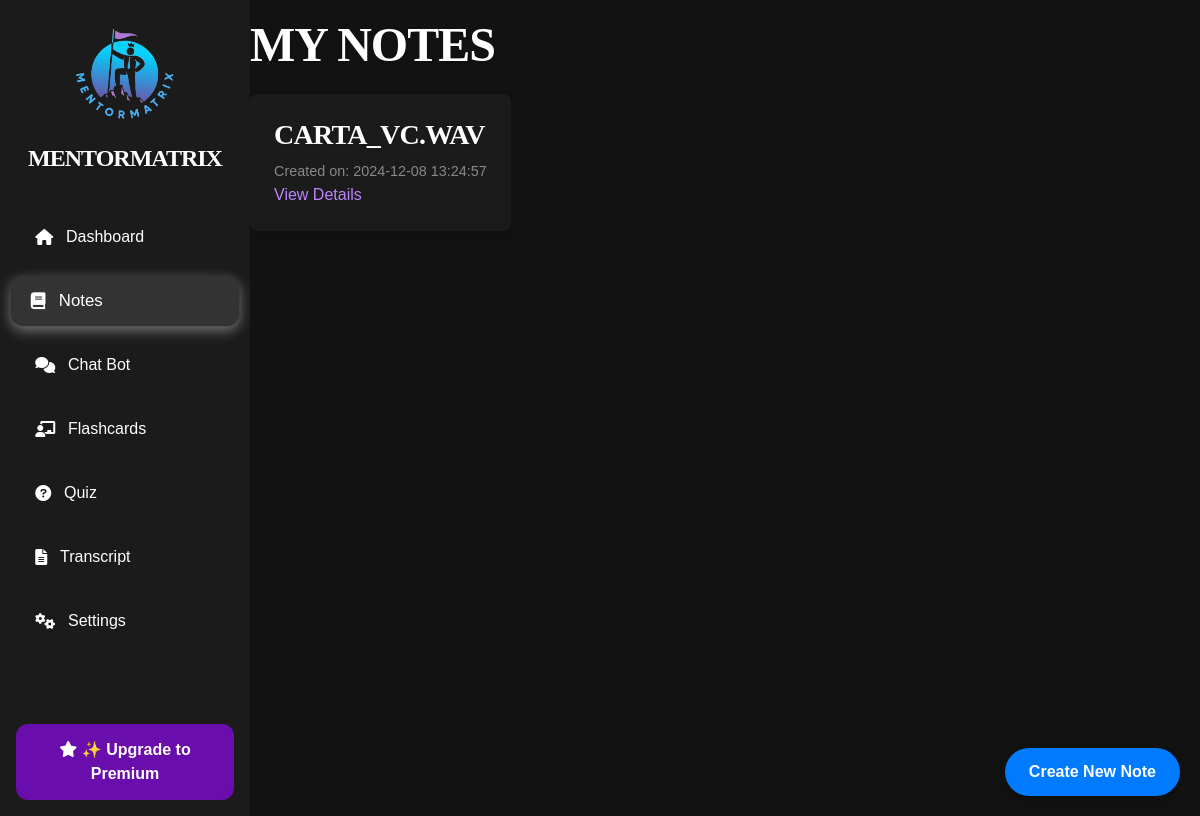
/notes, run on an earlier commit of the app's database.
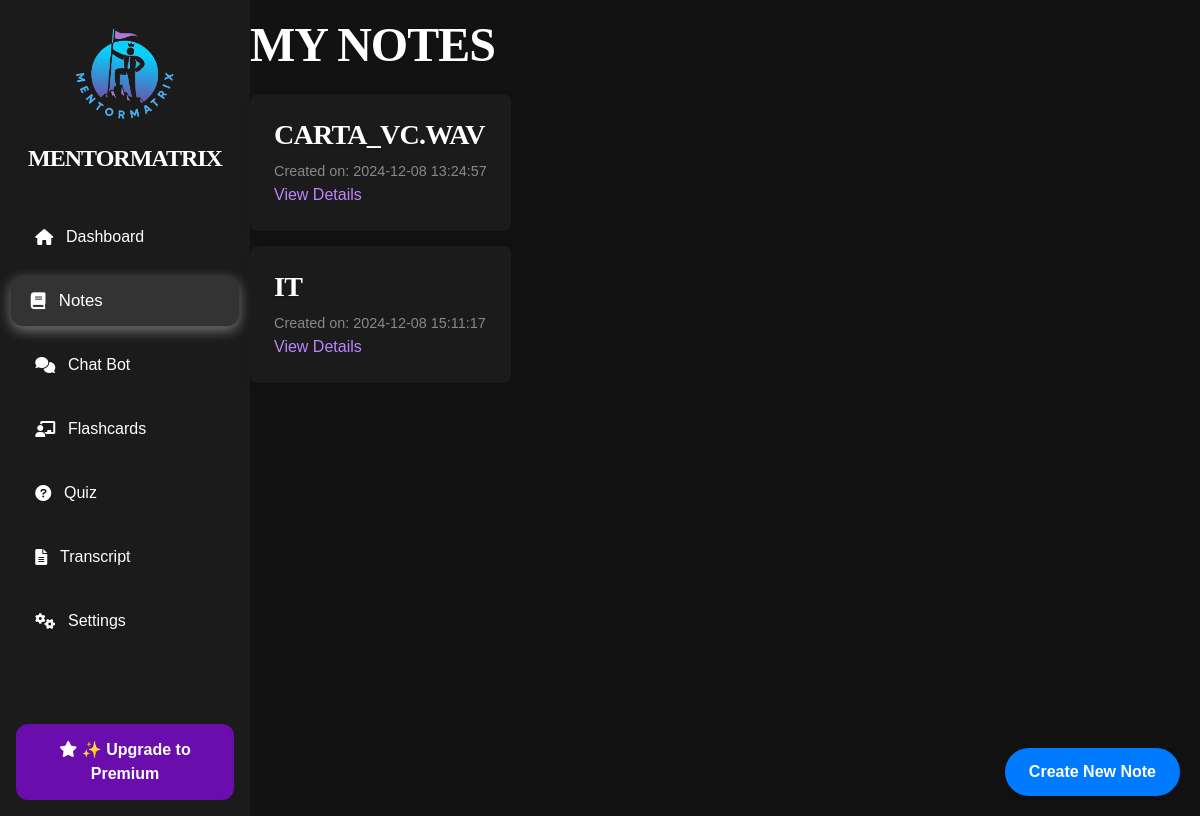
And on a later commit of the database.
### tables this page shows
CREATE TABLE notes (
                    id INTEGER PRIMARY KEY AUTOINCREMENT,
                    transcript_id INTEGER,
                    title TEXT NOT NULL,
                    content TEXT NOT NULL,
                    created_at DATETIME DEFAULT CURRENT_TIMESTAMP,
                    updated_at DATETIME DEFAULT CURRENT_TIMESTAMP,
                    FOREIGN KEY (transcript_id) REFERENCES transcripts(id) ON DELETE CASCADE);

### routes/notes.py (the view)
@notes_blueprint.route('/notes')
def notes():
    notes_data = db.execute('''
        SELECT
            notes.id,
            notes.title AS note_title,
            notes.content AS note_content,
            notes.created_at,
            files.name AS file_name,
            files.file_type,
            files.metadata,
            transcripts.title AS transcript_title
        FROM notes
        LEFT JOIN files ON notes.transcript_id = files.transcript_id
        LEFT JOIN transcripts ON notes.transcript_id = transcripts.id
    ''')
    return render_template('notes.html', notes=notes_data, current_route='notes')

### templates/notes.html (shortened to what this page needs)
{% extends "layout.html" %}
{% block other_head_stuff %}
    <link rel="stylesheet" href="{{ url_for('static', filename='css/notes.css') }}">
{% endblock %}
{% block content %}
    <div class="container">
        <div class="main-content">
            <h1>My Notes</h1>
            <ul class="notes-list">
                {% for note in notes %}
                    <li class="note-item">
                        <h2>{{ note.note_title }}</h2>
                        <small>Created on: {{ note.created_at }}</small>
                        <a href="{{ url_for('notes.view_note', note_id=note.id) }}" class="view-details-btn">View Details</a>
                    </li>
                {% else %}
                    <p>No notes available. Generate one to get started!</p>
                {% endfor %}
            </ul>
        </div>
    </div>
    <button id="openModalBtn" class="premium-button">Create New Note</button>
{% endblock %}

### templates/layout.html (shortened to what this page needs)
<!DOCTYPE html>
<html lang="en">
    <head>
        <link rel="stylesheet" href="https://cdnjs.cloudflare.com/ajax/libs/font-awesome/6.0.0-beta3/css/all.min.css">
        <link rel="stylesheet" href="{{ url_for('static', filename='css/tailwind.css') }}">
        <link rel="stylesheet" href="{{ url_for('static', filename='css/base.css') }}">
        {% block other_head_stuff %}
        {% endblock %}
    </head>
    <body>
        <div class="container">
            <aside class="sidebar">
                <div class="logo">
                    <center>
                    <img src="{{ url_for('static', filename='images/MentorMatrix_logo.png') }}"
                        alt="MentorMatrix Logo"
                        style="width: 120px;
                                height: 120px;
                                border-radius: 50%; /* Makes it a circle */
                                overflow: hidden; /* Ensures contents stay within the circle */"
                        >
                        <h1>MentorMatrix</h1>
                    </center>
                </div>
                <nav class="nav-links">
                    <button class="nav-item {% if current_route == 'dashboard' %}active{% endif %}" onclick="redirectToPage('/dashboard')">
                        <i class="fas fa-home nav-icon"></i> Dashboard
                    </button>
                    <button class="nav-item {% if current_route == 'notes' %}active{% endif %}" onclick="redirectToPage('/notes')">
                        <i class="fas fa-book nav-icon"></i> Notes
                    </button>
                    <button class="nav-item {% if current_route == 'chatbot' %}active{% endif %}" onclick="redirectToPage('/chatbot')">
                        <i class="fas fa-comments nav-icon"></i> Chat Bot
                    </button>
                    <button class="nav-item {% if current_route == 'flashcards' %}active{% endif %}" onclick="redirectToPage('/flashcards')">
                        <i class="fas fa-chalkboard-teacher nav-icon"></i> Flashcards
                    </button>
                    <button class="nav-item {% if current_route == 'quiz' %}active{% endif %}" onclick="redirectToPage('/quiz')">
                        <i class="fas fa-question-circle nav-icon"></i> Quiz
                    </button>
                    <button class="nav-item {% if current_route == 'transcript' %}active{% endif %}" onclick="redirectToPage('/transcript')">
                        <i class="fas fa-file-alt nav-icon"></i> Transcript
                    </button>
                    <button class="nav-item {% if current_route == 'settings' %}active{% endif %}" onclick="redirectToPage('/settings')">
                        <i class="fas fa-cogs nav-icon"></i> Settings
                    </button>
                </nav>
                <button class="premium-button" onclick="redirectToPage('/pricing')">
                    <i class="fas fa-star nav-icon"></i> ✨ Upgrade to Premium
                </button>
            </aside>
            <main class="main-content">
                {% block content %}
                {% endblock %}
            </main>
        </div>
    </body>
    </html>

### static/css/base.css (style rules this page uses)
* { margin: 0; padding: 0; box-sizing: border-box; }
:root { --font-family: 'Arial', sans-serif; --background-color: #121212; --text-color: #e0e0e0; --primary-purple: #6a0dad; --hover-purple: #5c0ab8; --active-purple: #4b0997; --hover-bg-color: #333333; --active-bg-color: #333333; --white: #ffffff; --soft-text-shadow: 0 1px 3px rgba(0, 0, 0, 0.2); }
body { font-family: var(--font-family); background-color: var(--background-color); color: var(--text-color); }
.container { display: flex; min-height: 100vh; }
.logo h1 { font-size: 1.5rem; color: #ffffff; margin: 1rem 0; }
.nav-links { flex-grow: 1; }
.nav-item { display: flex; align-items: center; color: #bbbbbb; font-size: 1rem; padding: 0.75rem 0; text-decoration: none; }
.nav-item i { margin-right: 10px; }
.nav-item.active, .nav-item:hover { color: #ffffff; background-color: #333333; border-radius: 8px; padding-left: 10px; }
.premium-button { background-color: var(--primary-purple);; color: var(--white); font-size: 1rem; font-weight: 600; padding: 0.75rem 1.5rem; text-align: center; border-radius: 12px; border: 2px solid #6a0dad; cursor: pointer; margin-top: 1rem; display: inline-block; transition: all 0.3s ease-in-out; }
button { cursor: pointer; background-color: #333333; color: #ffffff; font-size: 1rem; font-weight: 500; padding: 0.75rem 1.5rem; border-radius: 8px; border: 2px solid transparent; display: inline-block; transition: all 0.3s ease; }
button, .premium-button { transition: all 0.3s ease; }
h1, h2, h3 { color: #ffffff; font-weight: 600; letter-spacing: -0.5px; text-transform: uppercase; font-family: montserrat, serif; line-height: 1.2; }
h1, h2, h3 { text-shadow: var(--soft-text-shadow); }
h1 { font-size: 3rem; letter-spacing: -1px; }
h2 { font-size: 2.25rem; letter-spacing: -0.75px; }
a { color: #bb86fc; text-decoration: none; font-weight: 500; transition: color 0.3s ease-in-out, text-decoration 0.3s ease-in-out; }
.sidebar { width: 250px; background-color: #1b1b1b; padding: 1rem; display: flex; flex-direction: column; justify-content: space-between; }
.sidebar .logo h1 { font-size: 1.5rem; color: #ffffff; margin-top: 0.5rem; }
.nav-links { display: flex; flex-direction: column; gap: 1rem; margin-top: 1.5rem; }
.nav-links .nav-item { display: flex; align-items: center; padding: 0.75rem 1.2rem; border-radius: 12px; color: #fff; font-size: 1rem; background-color: transparent; border: 2px solid transparent; cursor: pointer; text-align: left; transition: background-color 0.3s, border 0.3s, box-shadow 0.3s, transform 0.2s; width: 100%; will-change: transform, background-color; }
.nav-links .nav-item.active { background-color: var(--active-bg-color); border-color: #fff; box-shadow: 0 4px 12px rgba(255, 255, 255, 0.4); transform: scale(1.05); }
.nav-links .nav-item i { margin-right: 0.8rem; }
.nav-links .nav-item { outline: none; border: none; background: none; text-decoration: none; }

### static/css/notes.css (style rules this page uses)
.notes-list { list-style-type: none; padding: 0; margin-top: 20px; }
.note-item { background-color: #1b1b1b; padding: 1.5rem; margin-bottom: 15px; border-radius: 8px; box-shadow: 0 4px 8px rgba(0, 0, 0, 0.1); transition: transform 0.3s ease; }
.note-item h2 { font-size: 1.75rem; margin-bottom: 0.5rem; }
.note-item small { display: block; font-size: 0.9rem; margin-top: 10px; color: #888; }
#openModalBtn { position: fixed; bottom: 20px; right: 20px; padding: 12px 24px; background-color: #007bff; color: white; border: none; border-radius: 50px; font-size: 16px; font-weight: bold; z-index: 1000; box-shadow: 0 4px 8px rgba(0, 0, 0, 0.2); transition: background-color 0.3s ease, transform 0.3s ease; }

What changed in the data, as far as the page shows it:
added notes: note_title "IT", created_at "2024-12-08 15:11:17"
